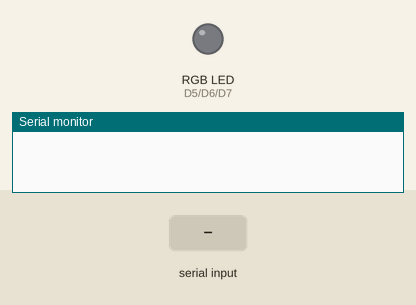
Bench run of a sketch on a simulated ESP8266 (NodeMCU). Shown: an RGB LED mixed from three pins (HIGH = lit), the last lines printed to the serial monitor. The inputs (shaded band) are chosen by the test bench. Dim RGB values are drawn brighter than linear.

Above: at 1.2 s.
1.3 s: "90,45,200\n" received over Serial
At 2.1 s:
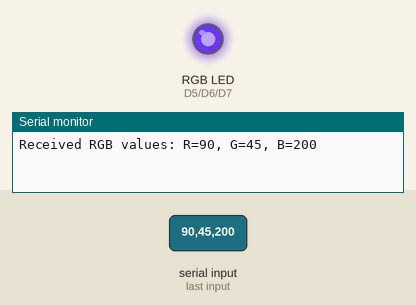
2.8 s: "30,150,10\n" received over Serial
At 3.2 s:
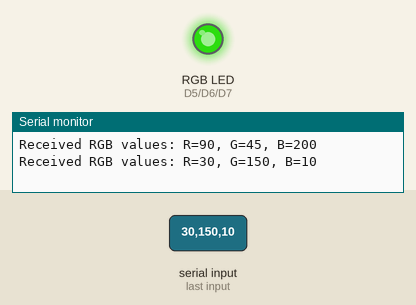
4.3 s: "90,45\n" received over Serial
At 5.5 s:
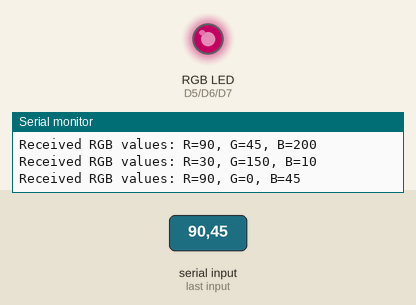
5.8 s: "30,150\n" received over Serial
At 6.7 s:
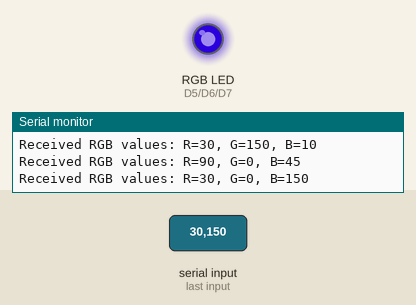
7.3 s: "5\n" received over Serial
At 7.9 s:
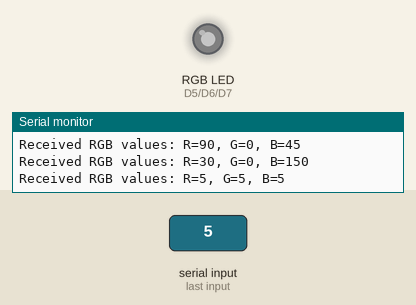
8.8 s: "90\n" received over Serial
At 10.2 s:
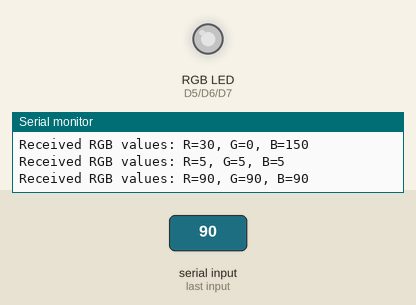
Timing chart, 0 to 11.3 s (numbered marks = the images above; inputs shaded):
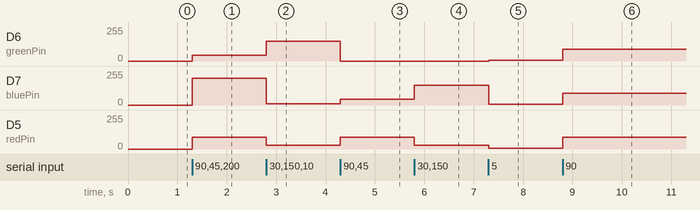

The sketch:

check_rgb.ino
```cpp
// Pins connected to RGB LED (common cathode)
const int redPin = D5;
const int greenPin = D6;
const int bluePin = D7;

void setup() {
  // Initialize Serial Monitor
  Serial.begin(115200);

  // Initialize RGB LED pins
  pinMode(redPin, OUTPUT);
  pinMode(greenPin, OUTPUT);
  pinMode(bluePin, OUTPUT);
}

void loop() {
  // Check if data is available to read from Serial Monitor
  if (Serial.available() > 0) {
    // Read the incoming bytes
    String input = Serial.readStringUntil('\n');

    // Split the input string by comma
    int commaIndex1 = input.indexOf(',');
    int commaIndex2 = input.lastIndexOf(',');

    // Extract R, G, and B values
    int redValue = input.substring(0, commaIndex1).toInt();
    int greenValue = input.substring(commaIndex1 + 1, commaIndex2).toInt();
    int blueValue = input.substring(commaIndex2 + 1).toInt();

    // Set RGB LED colors
    analogWrite(redPin, redValue);
    analogWrite(greenPin, greenValue);
    analogWrite(bluePin, blueValue);

    // Print received RGB values
    Serial.print("Received RGB values: R=");
    Serial.print(redValue);
    Serial.print(", G=");
    Serial.print(greenValue);
    Serial.print(", B=");
    Serial.println(blueValue);
  }
}
```

Measured:
- after the input at 1.3 s, D6 (greenPin): 0/255 → 45/255 at once; D7 (bluePin): 0/255 → 200/255 at once; D5 (redPin): 0/255 → 90/255 at once
- after the input at 2.8 s, D6 (greenPin): 45/255 → 150/255 at once; D7 (bluePin): 200/255 → 10/255 at once; D5 (redPin): 90/255 → 30/255 at once
- after the input at 4.3 s, D6 (greenPin): 150/255 → 0/255 at once; D7 (bluePin): 10/255 → 45/255 at once; D5 (redPin): 30/255 → 90/255 at once
- after the input at 5.8 s, D7 (bluePin): 45/255 → 150/255 at once; D5 (redPin): 90/255 → 30/255 at once
- after the input at 7.3 s, D6 (greenPin): 0/255 → 5/255 at once; D7 (bluePin): 150/255 → 5/255 at once; D5 (redPin): 30/255 → 5/255 at once
- after the input at 8.8 s, D6 (greenPin), D7 (bluePin), D5 (redPin): 5/255 → 90/255 at once
